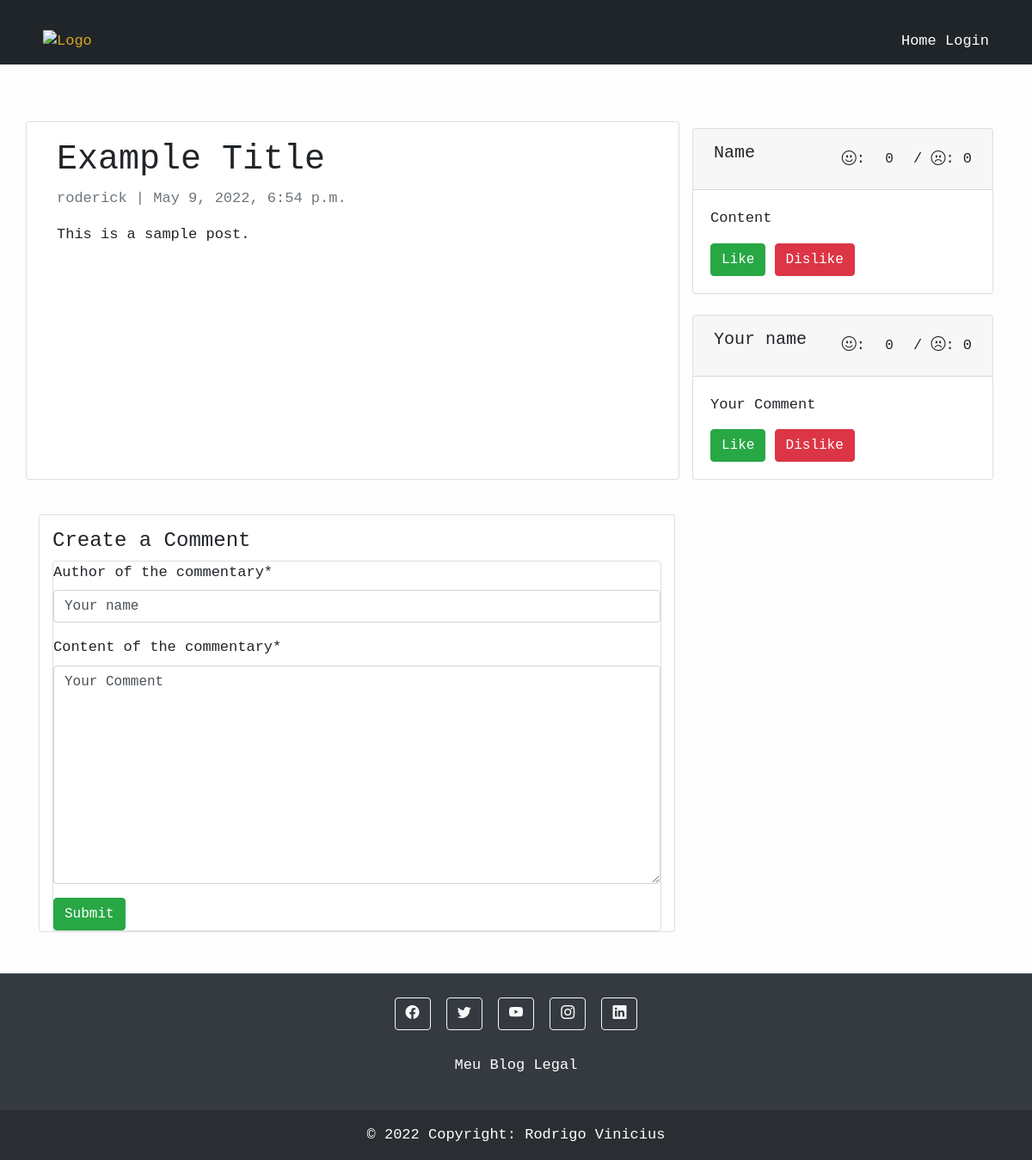
Page /exemple/ on the committed database.
### blog/models.py (models this page shows, shortened)
class Post(models.Model):
    author = models.ForeignKey(User, on_delete=models.CASCADE, related_name='posts')
    slug = models.SlugField(max_length=300, unique=True)
    title = models.CharField(verbose_name='Title', max_length=124)
    description = models.CharField(
        verbose_name='Description',
        help_text='Litle description to the post.',
        max_length=400
    )
    content = models.TextField(verbose_name='Content of the post')
    publication_date = models.DateField(verbose_name='Publication date')
    created_at = models.DateTimeField(auto_now_add=True)
    updated_at = models.DateTimeField(auto_now=True)
    active = models.BooleanField(verbose_name='Active post', default=True)

class Comment(models.Model):
    post = models.ForeignKey(Post, on_delete=models.CASCADE, related_name='comments')
    comment_author = models.CharField(verbose_name='Author of the commentary', max_length=400)
    content = models.TextField(verbose_name='Content of the commentary')
    like = models.IntegerField(verbose_name='Likes', default=0)
    dislike = models.IntegerField(verbose_name='Disikes', default=0)
    active = models.BooleanField(verbose_name='Active comment', default=True)
    created_at = models.DateTimeField(auto_now_add=True)
    updated_at = models.DateTimeField(auto_now=True)

### base/models.py (models this page shows)
class User(AbstractBaseUser, PermissionsMixin):
    email = models.EmailField(verbose_name='Email address', unique=True)
    first_name = models.CharField(verbose_name='First name', max_length=30, blank=True)
    last_name = models.CharField(verbose_name='Last name', max_length=30, blank=True)
    is_active = models.BooleanField(verbose_name='Active', default=True)
    is_staff = models.BooleanField(verbose_name='Staff', default=True)
    created_at  = models.DateTimeField(
        verbose_name='Created at',
        auto_now_add=True
    )
    modified_at = models.DateTimeField(
        verbose_name='Modified at',
        auto_now=True
    )
    objects = UserManager()
    USERNAME_FIELD = 'email'
    REQUIRED_FIELDS = []
    class Meta:
        verbose_name = 'user'
        verbose_name_plural = 'users'
    def get_full_name(self) -> str:
        return f'{self.first_name} {self.last_name}'

### blog/views.py (the view, shortened to what this page needs)
# urls.py: path('<slug:slug>/', views.PostDetail.as_view(),  name='post_detail'),
class PostDetail(generic.DetailView):
    model = Post
    template_name = 'post_detail.html'
    commnet_form = CommentCreateForm
    def get(self, request, *args, **kwargs):
        self.object = self.get_object()
        context = self.get_context_data(object=self.object)
        initial_data = {
            'post': self.object,
            'comment_author':'Your name',
            'content':'Your Comment'
        }
        context['comments'] = Comment.objects.filter(post=self.object, active=True).order_by('-like')
        context['form'] = kwargs.get('form') if kwargs.get('form') else self.commnet_form(initial=initial_data)
        return self.render_to_response(context)

### blog/forms.py
class CommentCreateForm(forms.ModelForm):
    class Meta:
        model = Comment
        fields = ('comment_author', 'content', 'post')
        widgets = {'post': forms.HiddenInput()}

### templates/post_detail.html (shortened to what this page needs)
{% extends 'base.html' %} {% block content %}
{% load crispy_forms_tags %}
<div class="container">
  <div class="row">
    <div class="col-md-8 card mb-4  mt-3 left  top">
      <div class="card-body">
        <h1>{% block title %} {{ object.title }} {% endblock title %}</h1>
        <p class=" text-muted">{{ post.author.get_full_name }} | {{ post.created_at }}</p>
        <p class="card-text ">{{ object.content | safe }}</p>
      </div>
    </div>
    <div class="col-md-4 float-right ">
    {% for comment in comments %}
      <div class="card my-4">
          <div class="card-header ">
            <div class=" m-1 row d-flex justify-content-between">
              <h5>
              {{comment.comment_author}}
              </h5>
              <div>
                <i class="bi bi-emoji-smile"></i>: <span class="btn" id="like{{comment.pk}}" >{{comment.like}}</span>
                /
                <i class="bi bi-emoji-frown"></i>: <span id="dislike{{comment.pk}}">{{comment.dislike}}</span>
              </div>
            </div>
          </div>
          <div class="card-body">
              <p class="card-text">{{comment.content}}</p>
              <button onclick="likeComment({{comment.pk}})"
                class="btn btn-success">Like</button>
              <button onclick="dislikeComment({{comment.pk}})"
                class="btn btn-danger">Dislike</button>
          </div>
        </div>
    {% endfor %}
    </div>
  </div>
  <div class="col-md-8 card mb-4 mt-3 left  top">
    <h4 class='mt-3'> Create a Comment </h4>
    <div class="card">
      <form method="POST" enctype="multipart/form-data">
        {{ form|crispy }}
        <input class="btn btn-success" type="submit" value="Submit">
      </form>
    </div>
  </div>
</div>
{% endblock content %}

### templates/base.html (style rules this page uses)
body { font-family: "Lucida Console", monospace; font-size: 17px; background-color: #fdfdfd; }

### rows in the picture
Post: title "Example Title", author.get_full_name "roderick", created_at "May 9, 2022, 6:54 p.m.", content "This is a sample post."
Comment: comment_author "Name", like "0", dislike "0", content "Content"
Comment: comment_author "Your name", like "0", dislike "0", content "Your Comment"
